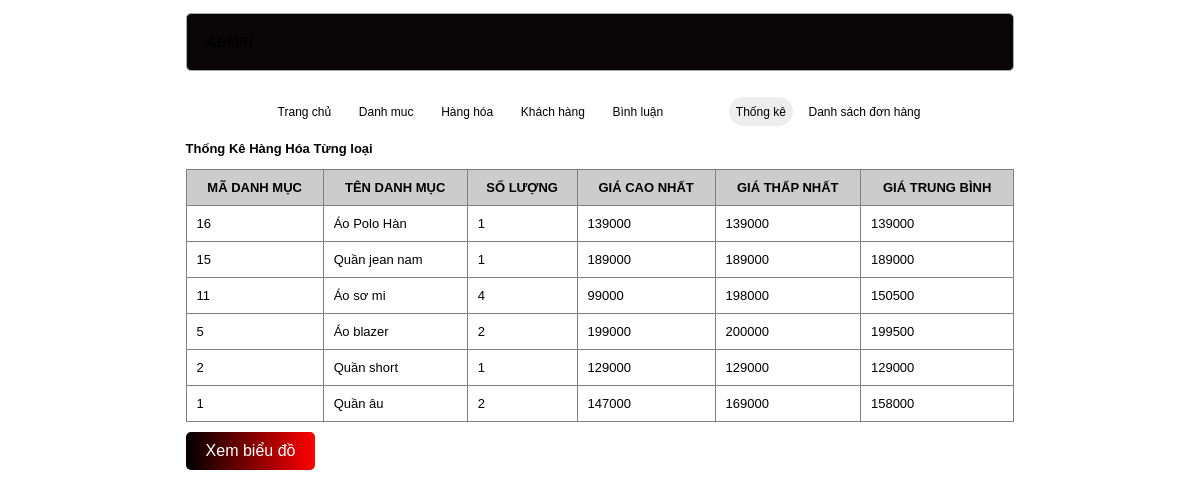
The page /admin/index.php?act=thongke on the database its author committed.
### tables this page shows
CREATE TABLE `danhmuc` (
  `id` int(11) NOT NULL,
  `name` varchar(255) NOT NULL
);

### model/pdo.php (called while the page is built, shortened)
<?php
function pdo_get_connection(){
    $dburl = "mysql:host=localhost;dbname=duanmau2023;charset=utf8";
    $username = 'root';
    $password = '';
    $conn = new PDO($dburl, $username, $password);
    $conn->setAttribute(PDO::ATTR_ERRMODE, PDO::ERRMODE_EXCEPTION);
    return $conn;
}
function pdo_query($sql){
    $sql_args = array_slice(func_get_args(), 1);
    try{
        $conn = pdo_get_connection();
        $stmt = $conn->prepare($sql);
        $stmt->execute($sql_args);
        $rows = $stmt->fetchAll();
        return $rows;
    }
    catch(PDOException $e){
        throw $e;
    }
    finally{
        unset($conn);
    }
}

### model/thongke.php (called while the page is built, shortened)
<?php
function loadall_thongke()
{
    $sql = "SELECT danhmuc.id AS madm, danhmuc.name AS tendm, COUNT(sanpham.id) AS COUNTSP, MIN(sanpham.price) AS MINPRICE, MAX(sanpham.price) AS MAXPRICE, AVG(sanpham.price) AS AVGPRICE";
    $sql .= " FROM sanpham left JOIN danhmuc ON danhmuc.id = sanpham.iddm";
    $sql .= " GROUP BY danhmuc.id ORDER BY danhmuc.id DESC";
    $listtk = pdo_query($sql);
    return $listtk;
}
?>

### admin/thongke/list.php (the view, shortened to what this page needs)
<head>
</head>
<div class=" thongke">
        <h3 class="alert alert-success">
            Thống Kê Hàng Hóa Từng loại
        </h3>
        <table class="table">
            <thead class="alert-success">
                <tr>
                    <th>MÃ DANH MỤC</th>
                    <th>TÊN DANH MỤC</th>
                    <th>SỐ LƯỢNG</th>
                    <th>GIÁ CAO NHẤT</th>
                    <th>GIÁ THẤP NHẤT</th>
                    <th>GIÁ TRUNG BÌNH</th>
                </tr>
            </thead>
            <tbody>
                <?php
                foreach ($listthongke as $tk) {
                    extract($tk);
                    echo '
                        <tr>
                            <td>'.$madm.'</td>
                            <td>'.$tendm.'</td>
                            <td>'.$COUNTSP.'</td>
                            <td>'.$MINPRICE.'</td>
                            <td>'.$MAXPRICE.'</td>
                            <td>'.$AVGPRICE.'</td>
                        </tr>
                    ';
                }
                ?>
            </tbody>
        </table>
        <div class="form-group">
            <a href="index.php?act=bieudo"><button type="submit">Xem biểu đồ</button></a>
        </div>
    </div>
</div>

### view/css/style.css (style rules this page uses)
* { box-sizing: border-box; font-family: sans-serif; font-size: 13px; }
table, th, td { border: 1px solid gray; border-collapse: collapse; padding: 10px; }
table th { background-color: #ccc; }

### admin/thongke/list.php (style rules this page uses)
.thongke { width: 100%; }
.table { width: 100%; }
.form-group button { margin-top: 10px; background-image: linear-gradient(to right, #000, red); color: #fff; border: none; border-radius: 5px; padding: 10px 20px; font-size: 16px; cursor: pointer; transition: all 0.5s ease-in-out; }

### rows shown on the page
danhmuc: id "16", name "Áo Polo Hàn", COUNTSP "1", MINPRICE "139000", MAXPRICE "139000", AVGPRICE "139000"
danhmuc: id "15", name "Quần jean nam", COUNTSP "1", MINPRICE "189000", MAXPRICE "189000", AVGPRICE "189000"
danhmuc: id "11", name "Áo sơ mi", COUNTSP "4", MINPRICE "99000", MAXPRICE "198000", AVGPRICE "150500"
danhmuc: id "5", name "Áo blazer", COUNTSP "2", MINPRICE "199000", MAXPRICE "200000", AVGPRICE "199500"
danhmuc: id "2", name "Quần short", COUNTSP "1", MINPRICE "129000", MAXPRICE "129000", AVGPRICE "129000"
danhmuc: id "1", name "Quần âu", COUNTSP "2", MINPRICE "147000", MAXPRICE "169000", AVGPRICE "158000"
